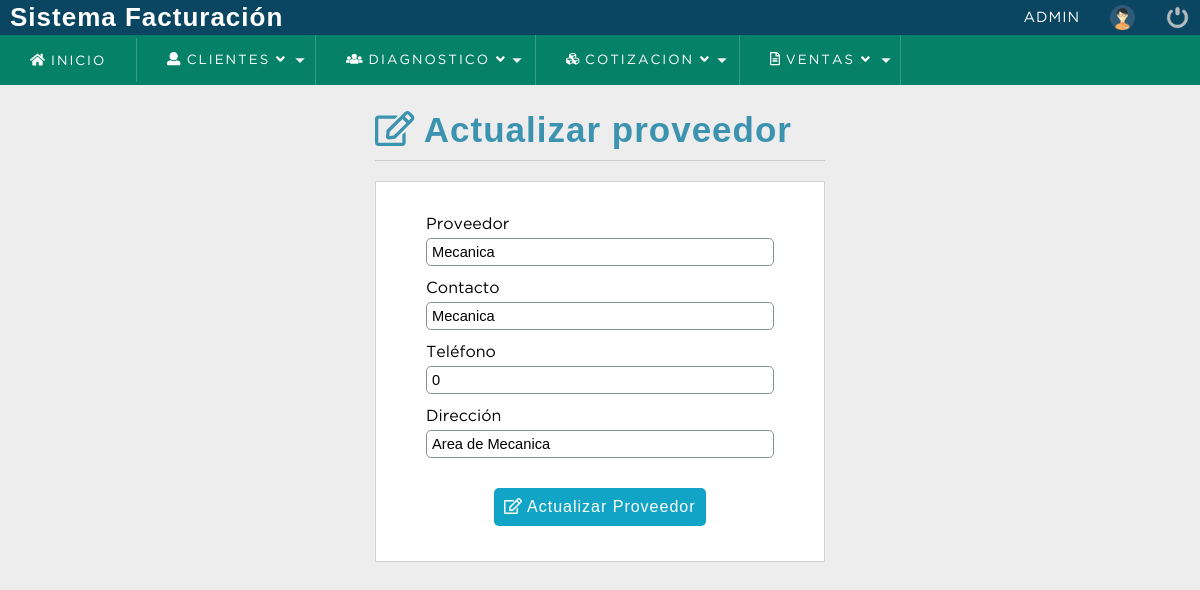
Page /sistema/editar_proveedor.php?id=13 (signed in) on the committed database.
### tables this page shows
CREATE TABLE `proveedor` (
  `codproveedor` int(11) NOT NULL,
  `proveedor` varchar(100) DEFAULT NULL,
  `contacto` varchar(100) DEFAULT NULL,
  `telefono` bigint(20) DEFAULT NULL,
  `direccion` text DEFAULT NULL,
  `date_add` datetime NOT NULL DEFAULT current_timestamp(),
  `usuario_id` int(11) NOT NULL,
  `estatus` int(11) NOT NULL DEFAULT 1
);

### sistema/editar_proveedor.php (the view, shortened to what this page needs)
<?php
	include "../conexion.php";
	$idproveedor = $_REQUEST['id'];
	$sql= mysqli_query($conection,"SELECT *	FROM proveedor WHERE codproveedor= $idproveedor and estatus=1");
	$result_sql = mysqli_num_rows($sql);
	if($result_sql == 0){
		header('Location: lista_proveedor.php');
	}else{
		while ($data = mysqli_fetch_array($sql)) {
			$proveedor   = $data['proveedor'];
			$contacto    = $data['contacto'];
			$telefono    = $data['telefono'];
			$direccion   = $data['direccion'];
		}
	}
 ?>
<!DOCTYPE html>
<html lang="es">
<head>
	<?php include "includes/scripts.php"; ?>
</head>
<body>
	<?php include "includes/header.php"; ?>
	<section id="container">
		<div class="form_register">
			<h1><i class="far fa-edit"></i> Actualizar proveedor</h1>
			<hr>
			<form action="" method="post">
				<label for="proveedor">Proveedor</label>
				<input type="text" name="proveedor" id="proveedor" placeholder="Nombre del Proveedor" value="<?php echo $proveedor  ?>">
				<label for="contacto">Contacto</label>
				<input type="text" name="contacto" id="contacto" placeholder="Nombre completo del contacto" value="<?php echo $contacto  ?>">
				<label for="telefono">Teléfono</label>
				<input type="number" name="telefono" id="telefono" placeholder="Teléfono" value="<?php echo $telefono  ?>">
				<label for="direccion">Dirección</label>
				<input type="text" name="direccion" id="direccion" placeholder="Dirección completa" value="<?php echo $direccion  ?>">
				<button type="submit" class="btn_save"><i class="far fa-edit"></i> Actualizar Proveedor</button>
			</form>
		</div>
	</section>
</body>
</html>

### sistema/css/style.css (style rules this page uses)
* { margin: 0; padding: 0; box-sizing: border-box; }
body { background: #ededed; }
h1, h2, h3, h4, h5, h6 { font-family: 'arial'; font-weight: bold; letter-spacing: 1px; }
h1 { font-size: 26px; }
#container { padding: 90px 15px 15px; }
.form_register { width: 450px; margin: auto; margin-top: 20px; }
.form_register h1 { color: #3c93b0; }
hr { border: 0; background: #CCC; height: 1px; margin: 10px 0; display: block; }
form { background: #FFF; margin: auto; padding: 20px 50px; border: 1px solid #d1d1d1; }
label { display: block; font-size: 12pt; font-family: 'GothamBook'; margin: 15px auto 5px auto; }
input,select { display: block; width: 100%; font-size: 11pt; padding: 5px; border: 1px solid #85929e; border-radius: 5px; }
.btn_save { font-size: 12pt; background: #12a4c6; padding: 10px; color: #FFF; letter-spacing: 1px; border: 0; cursor: pointer; margin: 30px auto 15px auto; display: block; border-radius: 5px; }
#container h1 { font-size: 35px; display: inline-block; }

### rows in the picture
proveedor: proveedor "Mecanica", contacto "Mecanica", telefono "0", direccion "Area de Mecanica"

### other values in the picture
$_SESSION['user'] "ADMIN"
